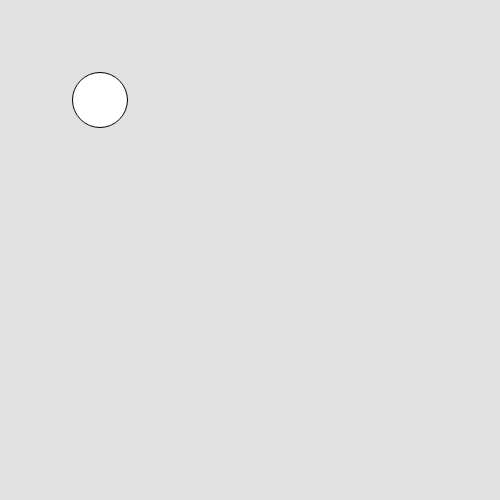
Frame 1 (no input)
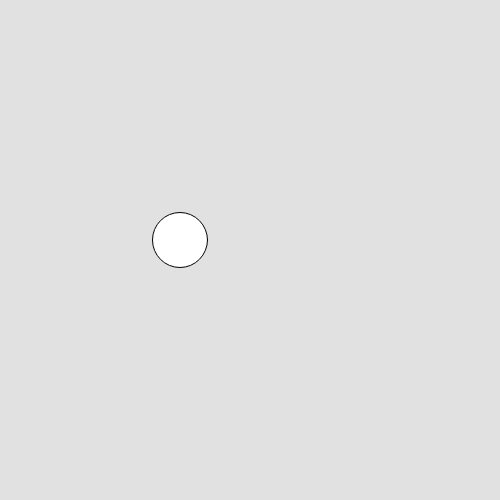
Frame 60 (no input)
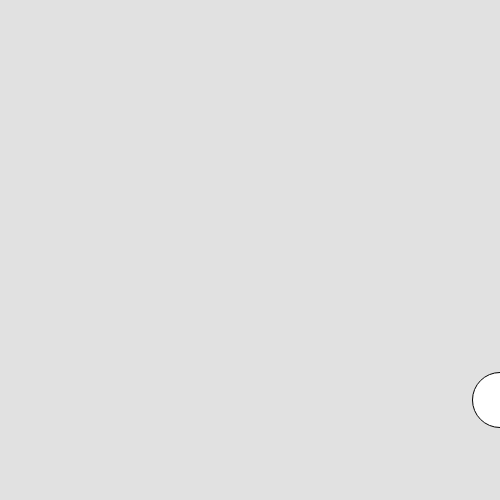
Frame 120 (the mouse pressed at the canvas centre since frame 60)

The p5.js sketch that drew these frames (run headless with seeded random() and noise() and a simulated clock; from frame 60 on, the mouse is pressed at the canvas centre):

// p5.js sketch
// ── sketch.js
var x = 100
var y = 100
var xregulate = 80
var yregulate = 20

function setup(){
    createCanvas(500, 500)
    background(225)
}

function draw(){
    background(225);
    ellipse(x, y, 55, 55);
    x = xregulate + x
    if (x > 500 || x < 0) {
        xregulate = -xregulate
    y = yregulate + y

    if (y > 425 || y < 50){
        yregulate = -yregulate
    }
    }
}
